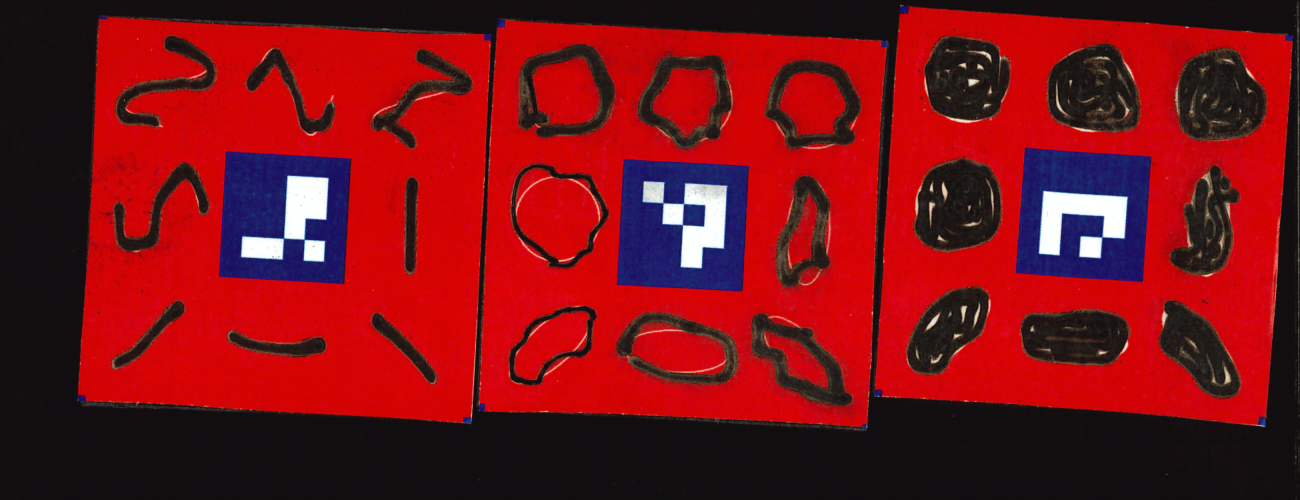
#> input picture target/kangcontroller-1.png, 1300 x 500 px
$ jupyter execute --allow-errors metrics.ipynb   (older library calls are emulated)
#> lines starting #> are read from the running program, lines starting #| are printed output that depends on the picture
[cell 1]
import numpy as np
import cv2
import skimage
import os
from scipy.ndimage import binary_erosion, binary_closing, binary_dilation
from skimage.morphology import disk
import json
import pingouin
import pandas as pd

[cell 2]
# Generate test files
h, w = 900, 900
marker_size = 300
border_size = 20
print_size_mm = 50

mm_per_pixel = print_size_mm / h
px_per_mm = (h + border_size * 2) / print_size_mm
print("mm per px: ", mm_per_pixel)
print("px per mm: ", px_per_mm)

# Generate backdrop
backdrop = np.zeros((h, w, 3), dtype=np.uint8)
backdrop[:, :, 2] = 255
backdrops = {}
marker_dict = cv2.aruco.getPredefinedDictionary(cv2.aruco.DICT_4X4_50)
for i in range(15):

    # generate marker
    marker = cv2.aruco.generateImageMarker(marker_dict, i, marker_size)

    marker = np.expand_dims(marker, 2)
    marker[:, :, 1:] = 0   # put marker in red channel

    # create fresh backdrop
    backdrop = np.zeros((h, w, 3), dtype=np.uint8)
    backdrop[:, :, 2] = 255

    # place marker
    mh, mw = marker.shape[:2]
    backdrop[marker_size:mh + marker_size, marker_size:mw + marker_size] = marker

    # add blue highlight if you want
    backdrop[marker_size:mh + marker_size, marker_size:mw + marker_size, 0] = 255

    # store lookup
    backdrops[i] = backdrop

def add_border_write(img, name, border_size) :
    img_with_border = cv2.copyMakeBorder(
        img,
        border_size, border_size, border_size, border_size,                 # top, bottom, left, right
        cv2.BORDER_CONSTANT,
        value=(0, 0, 255)               # red in BGR
    )
    img_with_border[:border_size, :border_size] = np.array([255, 0, 0])
    img_with_border[h+border_size:, :border_size] = np.array([255, 0, 0])
    img_with_border[:border_size, w+border_size:] = np.array([255, 0, 0])
    img_with_border[-border_size:, -border_size:] = np.array([255, 0, 0])
    # TODO blue corners
    cv2.imwrite(f"{name}.png", img_with_border)

[cell 3]
lower_red1 = np.array([0, 200, 200])
upper_red1 = np.array([20, 255, 255])

lower_red2 = np.array([160, 200, 200])
upper_red2 = np.array([180, 255 , 255])

red_range = [(lower_red1, upper_red1), (lower_red2, upper_red2)]

lower_black = np.array([0, 0, 0])
upper_black = np.array([180, 150, 200])

black_range = (lower_black, upper_black)

lower_white = np.array([0, 0, 180])
upper_white = np.array([180, 50, 255])

white_range = (lower_white, upper_white)

lower_blue = np.array([100, 80, 50])
upper_blue = np.array([130, 255, 255])

blue_range = (lower_blue, upper_blue)

def get_mask(bgr_img: np.ndarray, ranges: tuple[np.ndarray] | list[tuple[np.ndarray]]) -> np.ndarray[np.bool]:
    hsv = cv2.cvtColor(bgr_img, cv2.COLOR_BGR2HSV)
    if(type(ranges) is tuple):
        ranges = [ranges]

    mask = None
    for range in ranges:
        lower = range[0]
        upper = range[1]
        if mask is None:
            mask = cv2.inRange(hsv, lower, upper)
        else:
            mask = mask | cv2.inRange(hsv, lower, upper)

    return mask

[cell 4]
# Generate circle

def generate_circle(img, idx, size, thickness = 2):
    row = idx % 3
    col = idx // 3
    cv2.circle(img, (int(w * 1/3 * row + size * 1.5), int(h * 1/3 * col + size * 1.5)), size, (255, 255, 255), thickness, lineType=cv2.LINE_AA)
    return img

def generate_ellipse(img, angle, center, thickness = 2):

    axes = (250//2, 100//2)              # x-radius, y-radius
    angle = angle                     # rotation
    startAngle = 0
    endAngle = 360

    cv2.ellipse(
        img,
        center,
        axes,
        angle,
        startAngle,
        endAngle,
        (255,255,255),
        thickness=thickness,
        lineType=cv2.LINE_AA
    )

    return img

circle = backdrops[0].copy()
for i in range(0, 4):
    circle = generate_circle(circle, i, 100)
for i in range(5, 9):
    row = i % 3
    col = i // 3
    angle_rad = 2 * np.pi * (i - 3) / 8
    center = (
        int(w * (row + 0.5) / 3),
        int(h * (col + 0.5) / 3)
    )
    circle = generate_ellipse(circle, np.rad2deg(angle_rad), center)
#> this loop made 4 passes
#> angle in generate_ellipse on passes 2 to 4: 135, 180, 225
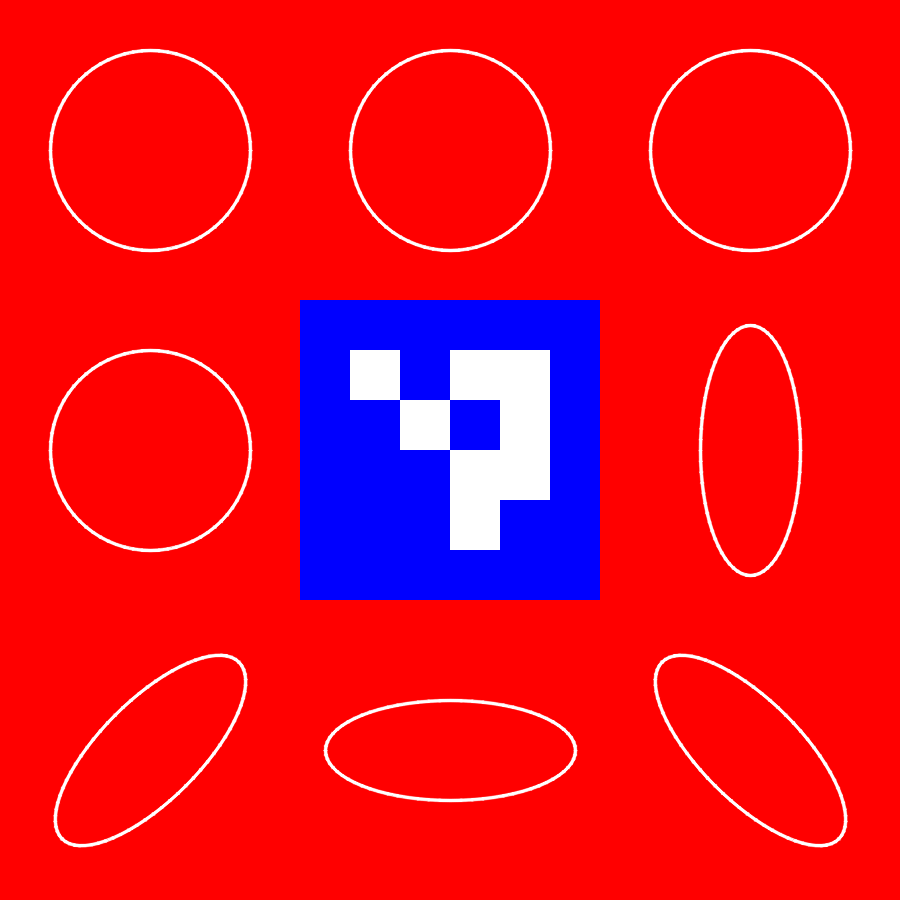
#> circle: shape (900, 900, 3); mean of channels 0, 1, 2 33.5, 11.5, 233; drawn as B, G, R
add_border_write(circle, 0, border_size)

circle_filled = backdrops[1].copy()
for i in range(0, 4):
    circle_filled = generate_circle(circle_filled, i, 100, -1)
for i in range(5, 9):
    row = i % 3
    col = i // 3
    angle_rad = 2 * np.pi * (i - 3) / 8
    center = (
        int(w * (row + 0.5) / 3),
        int(h * (col + 0.5) / 3)
    )
    circle_filled = generate_ellipse(circle_filled, np.rad2deg(angle_rad), center, -1)
#> this loop made 4 passes
#> pass 1, `circle_filled = generate_ellipse(circle_filled, np.rad2deg(angle_rad),..`:
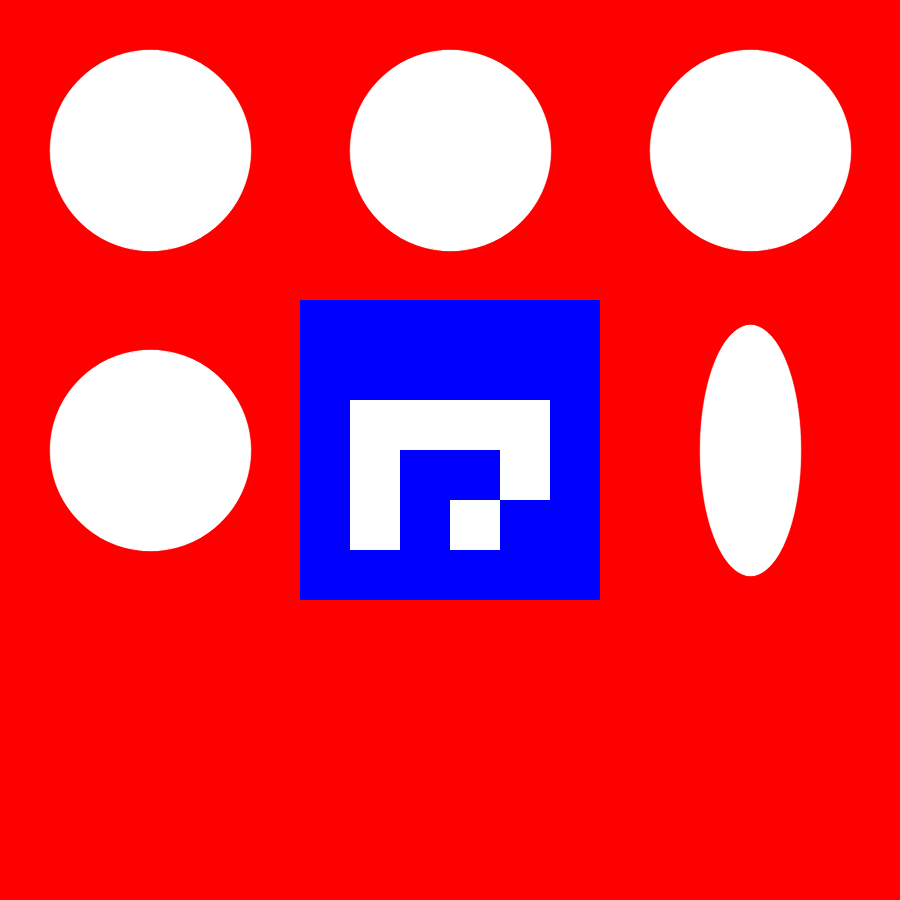
#> circle_filled: shape (900, 900, 3); mean of channels 0, 1, 2 74.7, 52.6, 233; drawn as B, G, R
#> after the loop:
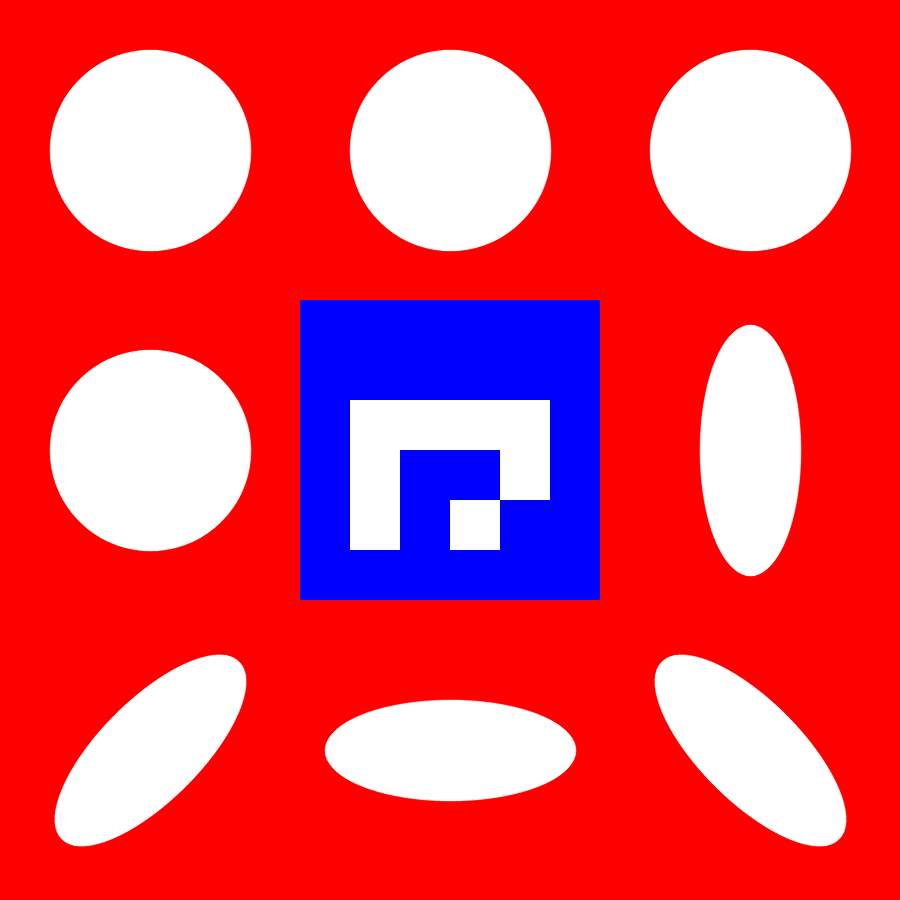
#> circle_filled: shape (900, 900, 3); mean of channels 0, 1, 2 93.5, 71.5, 233; drawn as B, G, R
add_border_write(circle_filled, 1, border_size)

[cell 5]
# Generate sine

def generate_wave_rotated(img, center, theta, box_size, padding, amp_factor, cycles=1):
    amplitude = box_size / 2 - padding
    amplitude *= amp_factor
    length = box_size - padding * 2

    frequency = 2 * np.pi / length * cycles

    dx = np.cos(theta)
    dy = np.sin(theta)

    # perpendicular direction
    nx = -dy
    ny = dx

    points = []

    for t in range(length):
        base_x = center[0] + dx * (t - length // 2)
        base_y = center[1] + dy * (t - length // 2)

        offset = amplitude * np.sin(frequency * t)

        x = base_x + nx * offset
        y = base_y + ny * offset

        points.append((int(x), int(y)))

    points = np.array(points, dtype=np.int32)

    cv2.polylines(img, [points], False, (255,255,255), 2, cv2.LINE_AA)
    return img


waves = backdrops[2].copy()

for i in range(0, 4):
    row = i % 3
    col = i // 3

    center = (
        int(w * (row + 0.5) / 3),
        int(h * (col + 0.5) / 3)
    )

    waves = generate_wave_rotated(
        waves,
        center,
        theta = np.pi / 2 if i % 2 == 0 else 0, #2 * np.pi * (i - 1) / 8,
        amp_factor = 1 if i > 2 else -1,
        box_size=300,
        padding=50
    )

for i in range(5, 9):
    row = i % 3
    col = i // 3

    center = (
        int(w * (row + 0.5) / 3),
        int(h * (col + 0.5) / 3)
    )

    waves = generate_wave_rotated(
        waves,
        center,
        theta = 2 * np.pi * (i - 3) / 8,
        amp_factor = 0,
        box_size=300,
        padding=50
    )
add_border_write(waves, 2, border_size)
#> call 3 of add_border_write, with name = 2, border_size = 20
#> in add_border_write (call 3), `cv2.imwrite(f"{name}.png", img_with_border)`:
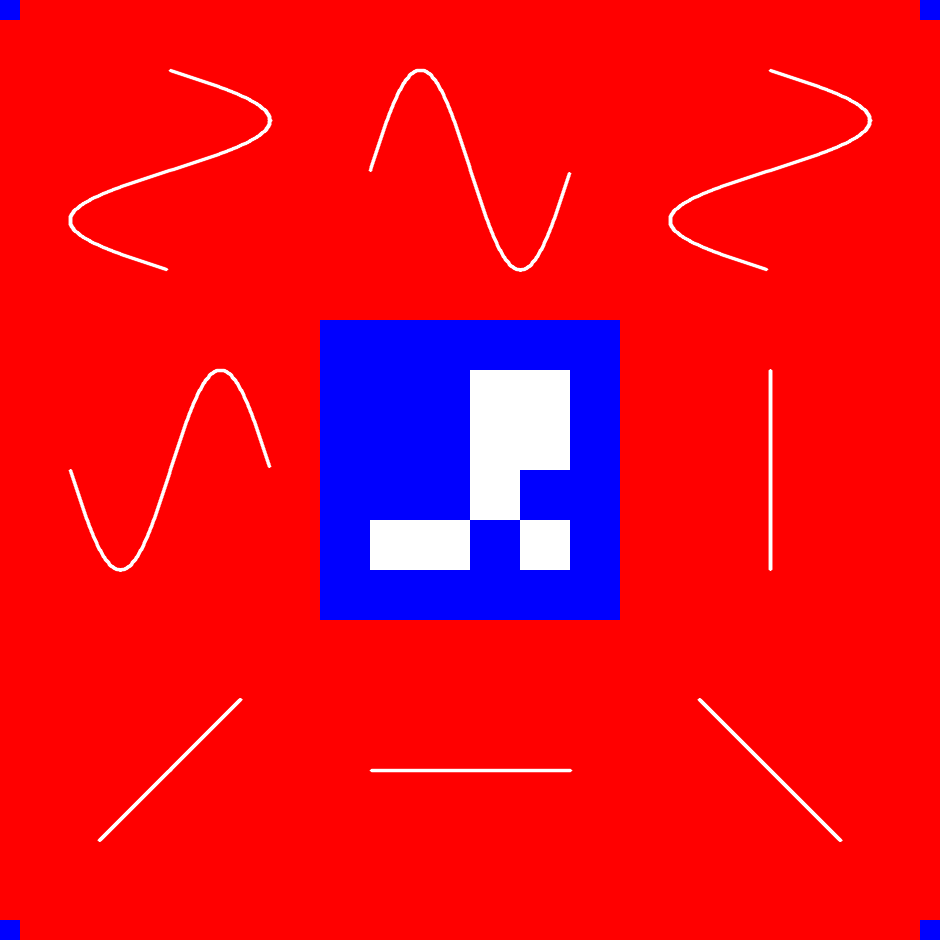
#> saved as 2.png: shape (940, 940, 3); mean B, G, R 29.2, 8.5, 234.3

[cell 6]
# Extract baseline skeleton

def extract_baseline_skeleton(img_id, draw=False):
    img = cv2.imread(f"{img_id}.png")
    img = img[border_size:-border_size, border_size:-border_size]
    mask_white = get_mask(img, white_range)
    # remove border
    mask_white[marker_size:marker_size*2, marker_size:marker_size*2] = 0
    skeleton = skimage.morphology.skeletonize(mask_white > 0)
    if draw:
        mask_uint8 = mask_white.astype('uint8')
        skeleton_uint8 = (skeleton.astype('uint8')) * 255
        cv2.imshow("mask", mask_uint8)
        cv2.waitKey(0)
        cv2.imshow("skeleton", skeleton_uint8)
        cv2.waitKey(0)
    return skeleton

[cell 7]
def _interactive_corners(image, corners, expected_marker_corners, h, w, id, filename, skip_refining = False):
    # TODO rotate
    CORNER_LABELS = ["TL", "TR", "BR", "BL"]
    KEY_TAB   = 9
    KEY_ENTER = 13
    KEY_UP    = 0x280000
    KEY_DOWN  = 0x260000
    KEY_LEFT  = 0x270000
    KEY_RIGHT = 0x250000
    KEY_PLUS  = 0x3d
    KEY_MINUS = 0x2d
    KEY_SPACE = 32
    KEY_R = 114

    ordered_keys = [KEY_UP, KEY_RIGHT, KEY_DOWN, KEY_LEFT]
    rotation = 0

    # [7 lines left out: function get_rotated_key, not called in this run]

    show_overlay = True

    json_name = f'{filename[:-4]}_{id}.json'
    in_target = ["target/" + path for path in os.listdir("target")]
    if json_name in in_target:
        with open(json_name, 'r') as file:
            data = json.load(file)
            corners = np.array(data)
    corners = corners.astype(np.float32)
    if skip_refining:
        return corners

    dst_pts = expected_marker_corners.astype(np.float32)
    selected = 0
    step = 1

    window = "Warp preview  |  Arrows: nudge  Tab: next  +/-: step  Enter: accept"
    cv2.namedWindow(window, cv2.WINDOW_NORMAL)

    # [26 lines left out: function render, not called in this run]

    while True:
        cv2.imshow(window, render(id, show_overlay))
        raw_key = cv2.waitKeyEx(0)  # waitKeyEx needed for arrow keys
        key = get_rotated_key(raw_key, rotation)

        # Temporary debug — remove once keys are confirmed
        # print(f"key={key}  hex={hex(key & 0xFFFFFFFF)}")

        if key == KEY_ENTER:
            break
        elif key == KEY_TAB:
            selected = (selected + 1) % 4
        elif key == KEY_PLUS:
            step = min(step * 2, 64)
        elif key == KEY_MINUS:
            step = max(step / 2, 0.25)
        elif key == KEY_UP:
            corners[selected][1] -= step
        elif key == KEY_DOWN:
            corners[selected][1] += step
        elif key == KEY_LEFT:
            corners[selected][0] -= step
        elif key == KEY_RIGHT:
            corners[selected][0] += step
        elif key == KEY_SPACE:
            show_overlay = not show_overlay
        elif key == KEY_R:
            rotation += 1

    with open(json_name, 'w') as file:
        json.dump(corners.tolist(), file, indent=4)
    cv2.destroyWindow(window)
    return corners


def rectify_scan(filename, draw=False, skip_refining = False):
    # TODO
#> called with filename = 'target/kangcontroller-1.png', draw = False, skip_refining = True
    baseline_scan = cv2.imread(filename)
#> baseline_scan is the input picture: shape (500, 1300, 3); mean B, G, R 23.1, 16.9, 121.6
    tag_mask = ~get_mask(baseline_scan, blue_range)
#> (the rest of the program and of its run is left out)
